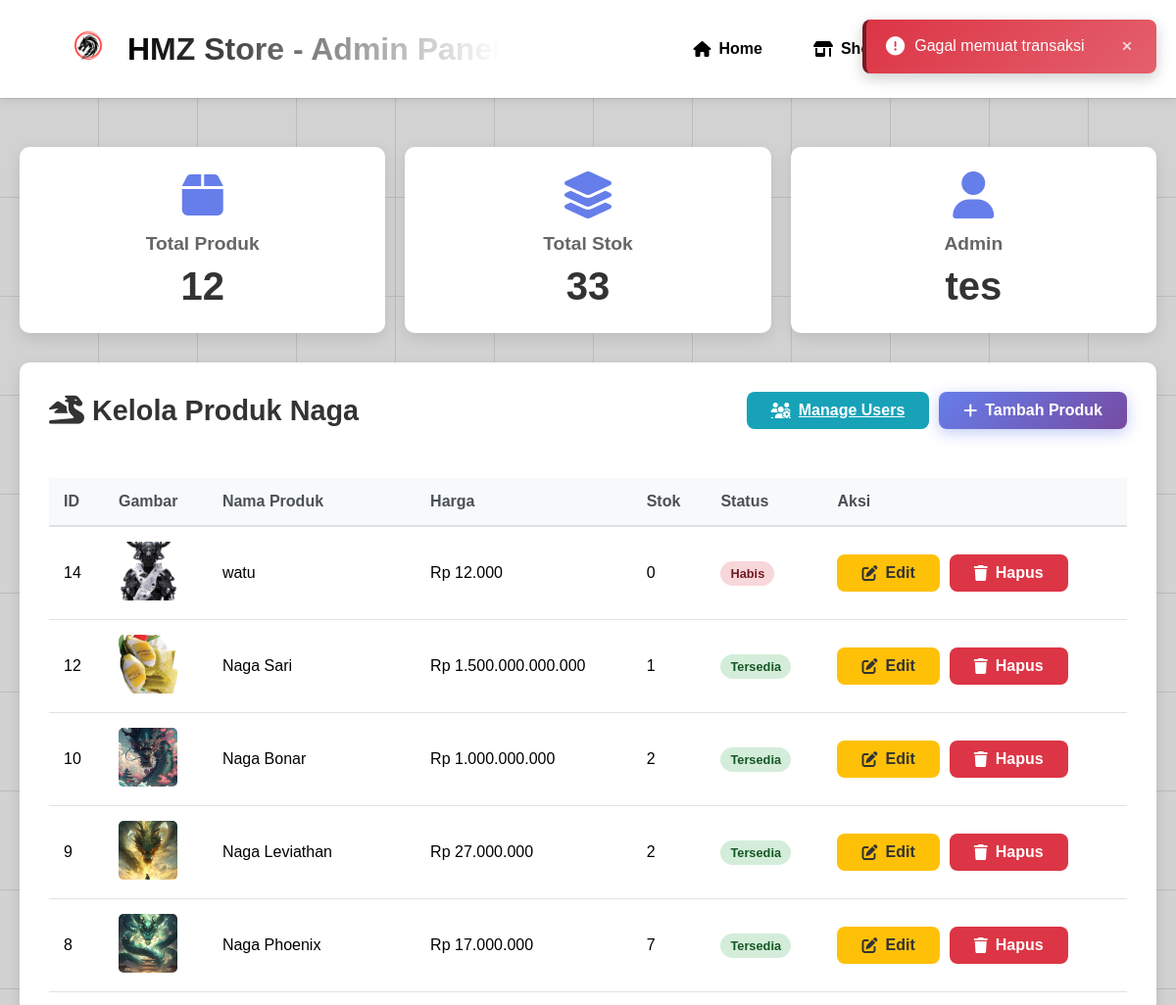
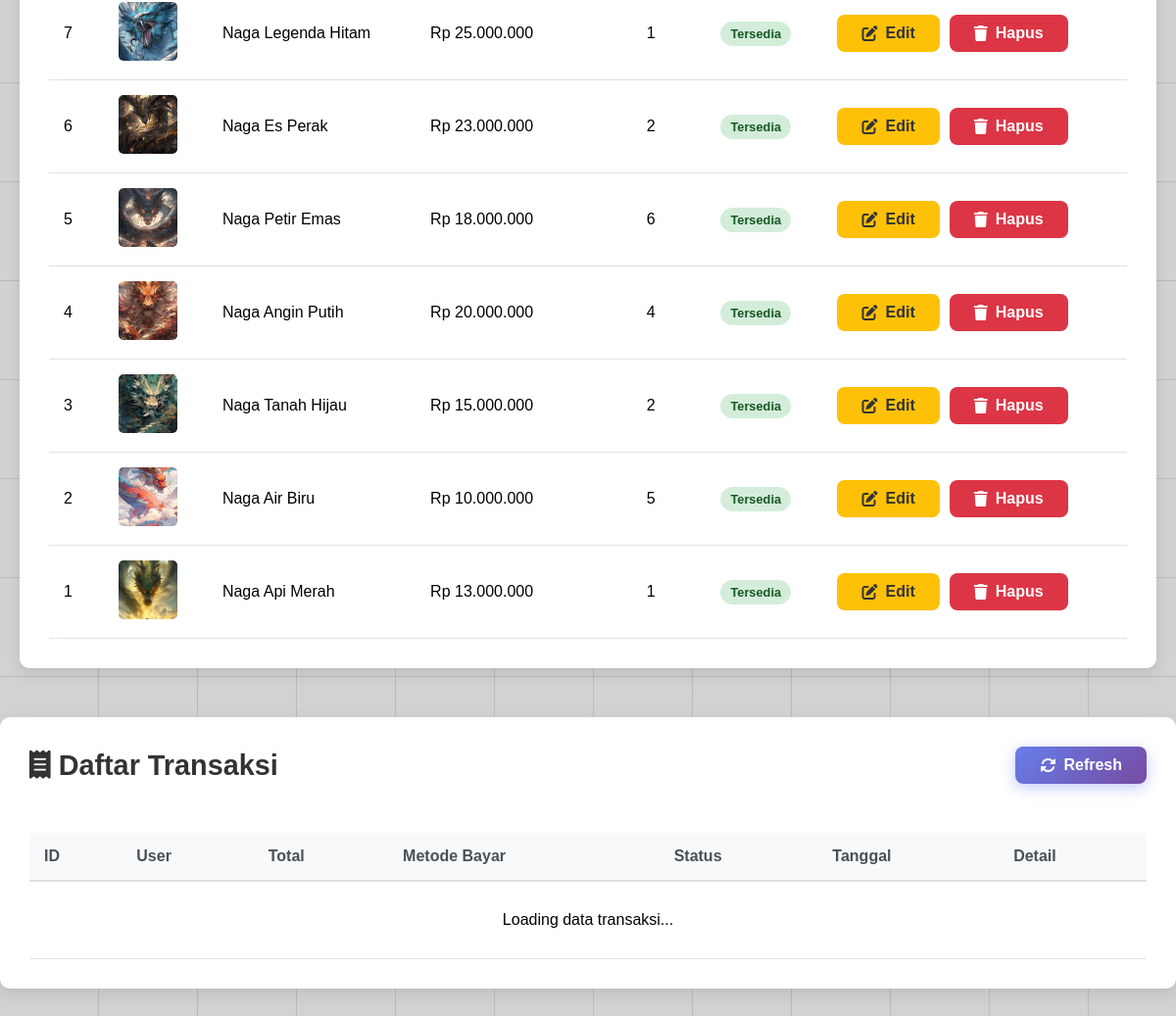
/dashboard.php (signed in), run on the app's committed database (2 pictures, top to bottom).
### tables this page shows
CREATE TABLE `produk` (
  `id` int(11) NOT NULL,
  `nama_produk` varchar(255) NOT NULL,
  `harga` decimal(15,2) NOT NULL,
  `deskripsi` text DEFAULT NULL,
  `gambar` varchar(255) DEFAULT NULL,
  `kategori` varchar(100) DEFAULT NULL,
  `stok` int(11) DEFAULT 0,
  `status` enum('active','inactive') DEFAULT 'active',
  `created_at` timestamp NOT NULL DEFAULT current_timestamp(),
  `updated_at` timestamp NOT NULL DEFAULT current_timestamp() ON UPDATE current_timestamp()
);

### dashboard.php (the view, shortened to what this page needs)
<?php
require_once 'config.php';
$query = "SELECT * FROM produk ORDER BY id DESC";
$result = mysqli_query($conn, $query);
$total_products = mysqli_num_rows($result);
$query_stock = "SELECT SUM(stok) as total_stok FROM produk";
$result_stock = mysqli_query($conn, $query_stock);
$total_stock = mysqli_fetch_assoc($result_stock)['total_stok'] ?? 0;
?>
<!DOCTYPE html>
<html lang="en">
<head>
    <link rel="stylesheet" href="https://cdnjs.cloudflare.com/ajax/libs/font-awesome/6.7.2/css/all.min.css" />
</head>
<body>
    <nav>
        <div class="logo">
            <img src="images/logo.png" alt="logo" />
            <h1>HMZ Store - Admin Panel</h1>
        </div>
        <ul>
            <li><a href="index.php"><i class="fas fa-home"></i> Home</a></li>
            <li><a href="about.php"><i class="fas fa-shop"></i> Shop</a></li>
            <li style="background: linear-gradient(135deg, #667eea 0%, #764ba2 100%); color: white;
            border-radius: 20px; padding: 5px 12px; font-size: 0.9rem; font-weight: 600; margin-left: 10px;
                 font-family: 'Segoe UI', Tahoma, Geneva, Verdana, sans-serif;">
                <b><i class="fas fa-crown"></i> <?php echo $_SESSION['username']; ?></b>
            </li>
            <li><a href="logout.php"><i class="fas fa-sign-out-alt"></i> Logout</a></li>
        </ul>
    </nav>
    <div class="dashboard-container">
        <div class="stats-container">
            <div class="stat-card">
                <i class="fas fa-box"></i>
                <h3>Total Produk</h3>
                <div class="number"><?php echo $total_products; ?></div>
            </div>
            <div class="stat-card">
                <i class="fas fa-layer-group"></i>
                <h3>Total Stok</h3>
                <div class="number"><?php echo $total_stock; ?></div>
            </div>
            <div class="stat-card">
                <i class="fas fa-user"></i>
                <h3>Admin</h3>
                <div class="number"><?php echo $_SESSION['username'] ?? 'Admin'; ?></div>
            </div>
        </div>
        <div class="crud-section">
            <div class="section-header">
                <h2><i class="fas fa-dragon"></i> Kelola Produk Naga</h2>
                <div style="display: flex; gap: 10px;">
                    <a href="admin_management.php" class="btn" style="background: #17a2b8; color: white;">
                        <i class="fas fa-users-cog"></i> Manage Users
                    </a>
                    <button class="btn btn-primary" onclick="openModal()">
                        <i class="fas fa-plus"></i> Tambah Produk
                    </button>
                </div>
            </div>
            <div class="table-container">
                <table id="productsTable">
                    <thead>
                        <tr>
                            <th>ID</th>
                            <th>Gambar</th>
                            <th>Nama Produk</th>
                            <th>Harga</th>
                            <th>Stok</th>
                            <th>Status</th>
                            <th>Aksi</th>
                        </tr>
                    </thead>
                    <tbody>
                        <?php if (mysqli_num_rows($result) > 0): ?>
                            <?php while ($row = mysqli_fetch_assoc($result)): ?>
                                <tr>
                                    <td><?php echo $row['id']; ?></td>
                                    <td>
                                        <?php if (!empty($row['gambar'])): ?>
                                            <img src="images shop/<?php echo $row['gambar']; ?>" class="product-image-small"
                                                alt="<?php echo $row['nama_produk']; ?>">
                                        <?php else: ?>
                                            <i class="fas fa-image" style="color: #ccc;"></i>
                                        <?php endif; ?>
                                    </td>
                                    <td><?php echo htmlspecialchars($row['nama_produk']); ?></td>
                                    <td>Rp <?php echo number_format($row['harga'], 0, ',', '.'); ?></td>
                                    <td><?php echo $row['stok']; ?></td>
                                    <td>
                                        <span
                                            class="status-badge <?php echo $row['stok'] > 0 ? 'status-available' : 'status-soldout'; ?>">
                                            <?php echo $row['stok'] > 0 ? 'Tersedia' : 'Habis'; ?>
                                        </span>
                                    </td>
                                    <td>
                                        <div class="action-buttons">
                                            <button class="btn btn-warning btn-sm"
                                                onclick="editProduct(<?php echo $row['id']; ?>)">
                                                <i class="fas fa-edit"></i> Edit
                                            </button>
                                            <button class="btn btn-danger btn-sm"
                                                onclick="deleteProduct(<?php echo $row['id']; ?>, '<?php echo htmlspecialchars(addslashes($row['nama_produk'])); ?>')">
                                                <i class="fas fa-trash"></i> Hapus
                                            </button>
                                        </div>
                                    </td>
                                </tr>
                            <?php endwhile; ?>
                        <?php endif; ?>
                    </tbody>
                </table>
            </div>
        </div>
    </div>
    <div class="crud-section">
        <div class="section-header">
            <h2><i class="fas fa-receipt"></i> Daftar Transaksi</h2>
            <button class="btn btn-primary" onclick="loadTransactions()">
                <i class="fas fa-sync-alt"></i> Refresh
            </button>
        </div>
        <div class="table-container">
            <table id="transactionsTable">
                <thead>
                    <tr>
                        <th>ID</th>
                        <th>User</th>
                        <th>Total</th>
                        <th>Metode Bayar</th>
                        <th>Status</th>
                        <th>Tanggal</th>
                        <th>Detail</th>
                    </tr>
                </thead>
                <tbody id="transactionsBody">
                    <tr>
                        <td colspan="7" style="text-align: center; padding: 30px;">
                            <p>Loading data transaksi...</p>
                        </td>
                    </tr>
                </tbody>
            </table>
        </div>
    </div>
</body>
</html>

### dashboard.php (style rules this page uses)
* { margin: 0; padding: 0; box-sizing: border-box; }
body { background-color: #D2D2D2; background-image: repeating-linear-gradient(to right, transparent 0 100px, #25283b22 100px 101px), repeating-linear-gradient(to bottom, transparent 0 100px, #25283b22 100px 101px); font-family: 'Poppins', sans-serif; }
nav { padding: 20px 5%; display: flex; justify-content: space-between; align-items: center; background-color: #fff; box-shadow: 0 2px 10px rgba(0, 0, 0, 0.1); margin-bottom: 30px; }
nav .logo { display: flex; align-items: center; }
nav .logo img { height: 60px; width: auto; margin-right: 10px; }
nav .logo h1 { font-size: 2rem; background: linear-gradient(to right, black 0%, white 100%); -webkit-background-clip: text; background-clip: text; -webkit-text-fill-color: transparent; }
nav ul { list-style: none; display: flex; gap: 20px; }
nav ul li a { text-decoration: none; color: #000; font-size: 1rem; padding: 8px 16px; border-radius: 5px; transition: all 0.3s; display: inline-flex; align-items: center; gap: 8px; font-weight: 600; }
nav ul li:last-child a { background: #dc3545; color: white; }
.dashboard-container { max-width: 1400px; margin: 0 auto; padding: 20px; }
.stats-container { display: grid; grid-template-columns: repeat(auto-fit, minmax(250px, 1fr)); gap: 20px; margin-bottom: 30px; }
.stat-card { background: white; padding: 25px; border-radius: 10px; box-shadow: 0 5px 15px rgba(0, 0, 0, 0.1); text-align: center; transition: transform 0.3s; }
.stat-card i { font-size: 3rem; margin-bottom: 15px; color: #667eea; }
.stat-card h3 { font-size: 1.2rem; color: #666; margin-bottom: 10px; }
.stat-card .number { font-size: 2.5rem; font-weight: bold; color: #333; }
.crud-section { background: white; border-radius: 10px; box-shadow: 0 5px 15px rgba(0, 0, 0, 0.1); padding: 30px; margin-bottom: 30px; }
.section-header { display: flex; justify-content: space-between; align-items: center; margin-bottom: 30px; }
.section-header h2 { color: #333; font-size: 1.8rem; }
.btn { padding: 10px 20px; border: none; border-radius: 5px; cursor: pointer; font-size: 1rem; font-weight: 600; transition: all 0.3s; display: inline-flex; align-items: center; gap: 8px; }
.btn-primary { background: linear-gradient(135deg, #667eea 0%, #764ba2 100%); color: white; }
.btn-danger { background: #dc3545; color: white; }
.btn-warning { background: #ffc107; color: #333; }
.table-container { overflow-x: auto; }
table { width: 100%; border-collapse: collapse; margin-top: 20px; }
th { background: #f8f9fa; padding: 15px; text-align: left; font-weight: 600; color: #495057; border-bottom: 2px solid #dee2e6; }
td { padding: 15px; border-bottom: 1px solid #dee2e6; vertical-align: middle; }
.product-image-small { width: 60px; height: 60px; object-fit: cover; border-radius: 5px; }
.action-buttons { display: flex; gap: 10px; }
.status-badge { padding: 5px 10px; border-radius: 20px; font-size: 0.8rem; font-weight: 600; }
.status-available { background: #d4edda; color: #155724; }
.status-soldout { background: #f8d7da; color: #721c24; }
.btn { padding: 10px 25px; border: none; border-radius: 8px; cursor: pointer; font-weight: 600; transition: all 0.3s; font-size: 1rem; }
.btn-primary { background: linear-gradient(135deg, #667eea 0%, #764ba2 100%); color: white; box-shadow: 0 4px 15px rgba(102, 126, 234, 0.4); }

### data on the page
produk: id "14", gambar+nama_produk (picture), nama_produk "watu", harga "12.000", stok "0", shows "Habis"
produk: id "12", gambar (picture), nama_produk "Naga Sari", harga "1.500.000.000.000", stok "1", shows "Tersedia"
produk: id "10", gambar (picture), nama_produk "Naga Bonar", harga "1.000.000.000", stok "2", shows "Tersedia"
produk: id "9", gambar (picture), nama_produk "Naga Leviathan", harga "27.000.000", stok "2", shows "Tersedia"
produk: id "8", gambar (picture), nama_produk "Naga Phoenix", harga "17.000.000", stok "7", shows "Tersedia"
produk: id "7", gambar (picture), nama_produk "Naga Legenda Hitam", harga "25.000.000", stok "1", shows "Tersedia"
produk: id "6", gambar (picture), nama_produk "Naga Es Perak", harga "23.000.000", stok "2", shows "Tersedia"
produk: id "5", gambar (picture), nama_produk "Naga Petir Emas", harga "18.000.000", stok "6", shows "Tersedia"
produk: id "4", gambar (picture), nama_produk "Naga Angin Putih", harga "20.000.000", stok "4", shows "Tersedia"
produk: id "3", gambar (picture), nama_produk "Naga Tanah Hijau", harga "15.000.000", stok "2", shows "Tersedia"
produk: id "2", gambar (picture), nama_produk "Naga Air Biru", harga "10.000.000", stok "5", shows "Tersedia"
produk: id "1", gambar (picture), nama_produk "Naga Api Merah", harga "13.000.000", stok "1", shows "Tersedia"

### other printed values
$_SESSION['username'] "tes"
$total_products "12"
$total_stock "33"
